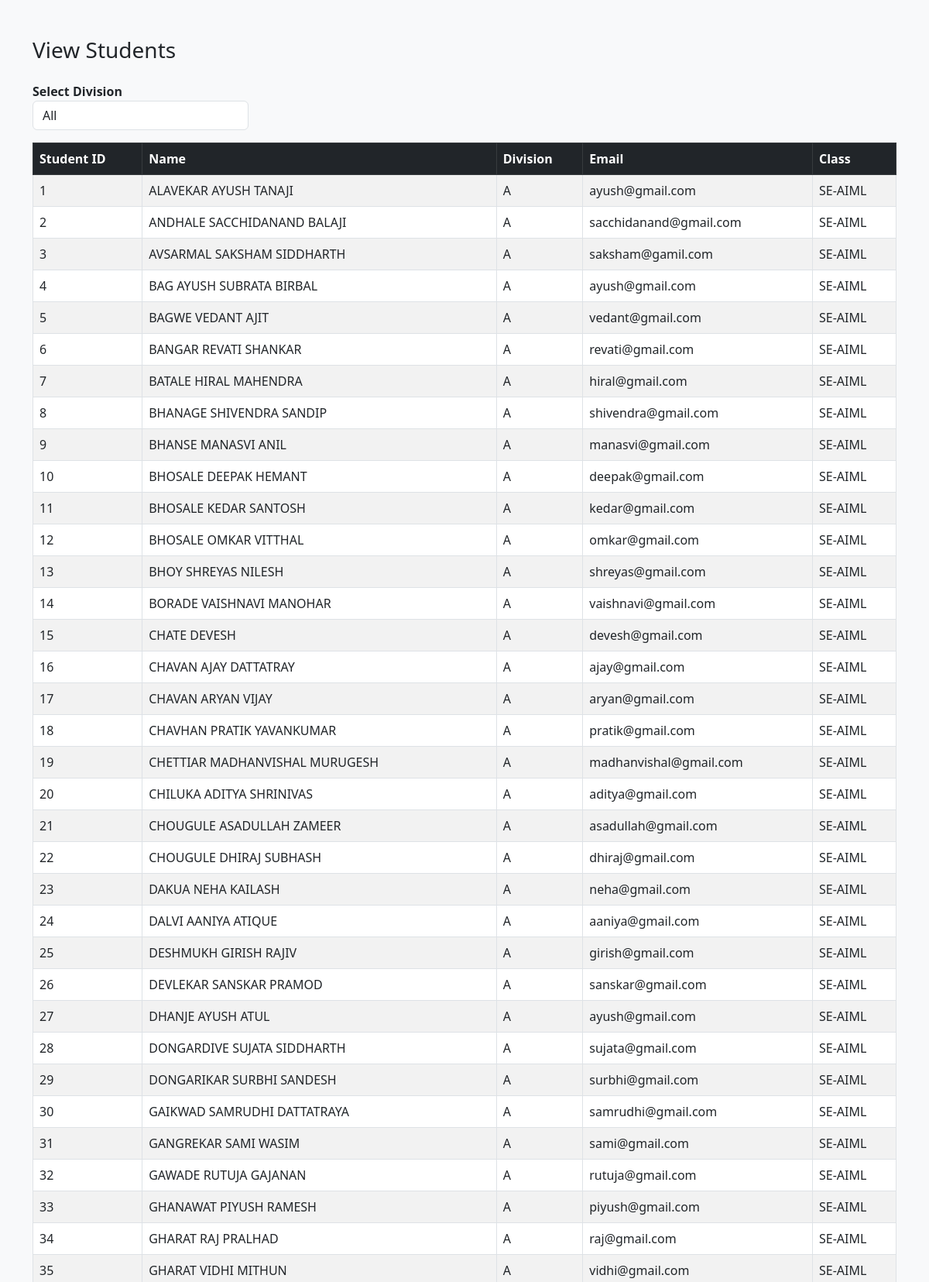
The page /view_students (signed in, upper part) on the database its author committed.
### models.py (models this page shows)
class Student(db.Model):
    student_id = db.Column(db.String(20), primary_key=True)
    name = db.Column(db.String(100))
    division = db.Column(db.String(5))
    class_name = db.Column(db.String(20))
    email = db.Column(db.String(100))
    password = db.Column(db.String(50))

### app.py (the view)
@app.route("/view_students")
def view_students():
    if session.get("role") != "admin":
        return redirect("/")
    division = request.args.get("division")
    if division:
        students = Student.query.filter_by(division=division).all()
    else:
        students = Student.query.all()
    return render_template(
        "view_students.html",
        students=students
    )

### templates/view_students.html (shortened to what this page needs)
<!DOCTYPE html>
<html>
<head>
<link href="https://cdn.jsdelivr.net/npm/bootstrap@5.3.0/dist/css/bootstrap.min.css" rel="stylesheet">
</head>
<body class="bg-light">
<div class="container mt-5">
<h3 class="mb-4">View Students</h3>
<div class="mb-3">
<label><b>Select Division</b></label>
<select class="form-control w-25"
onchange="window.location.href='/view_students?division=' + this.value">
<option value="">All</option>
</select>
</div>
<table class="table table-bordered table-striped">
<thead class="table-dark">
<tr>
<th>Student ID</th>
<th>Name</th>
<th>Division</th>
<th>Email</th>
<th>Class</th>
</tr>
</thead>
<tbody>
{% for student in students %}
<tr>
<td>{{student.student_id}}</td>
<td>{{student.name}}</td>
<td>{{student.division}}</td>
<td>{{student.email}}</td>
<td>{{student.class_name}}</td>
</tr>
{% endfor %}
</tbody>
</table>
</div>
</body>
</html>

### rows shown on the page
Student: student_id "1", name "ALAVEKAR AYUSH TANAJI", division "A", email "ayush@gmail.com", class_name "SE-AIML"
Student: student_id "2", name "ANDHALE SACCHIDANAND BALAJI", division "A", email "sacchidanand@gmail.com", class_name "SE-AIML"
Student: student_id "3", name "AVSARMAL SAKSHAM SIDDHARTH", division "A", email "saksham@gamil.com", class_name "SE-AIML"
Student: student_id "4", name "BAG AYUSH SUBRATA BIRBAL", division "A", email "ayush@gmail.com", class_name "SE-AIML"
Student: student_id "5", name "BAGWE VEDANT AJIT", division "A", email "vedant@gmail.com", class_name "SE-AIML"
Student: student_id "6", name "BANGAR REVATI SHANKAR", division "A", email "revati@gmail.com", class_name "SE-AIML"
Student: student_id "7", name "BATALE HIRAL MAHENDRA", division "A", email "hiral@gmail.com", class_name "SE-AIML"
Student: student_id "8", name "BHANAGE SHIVENDRA SANDIP", division "A", email "shivendra@gmail.com", class_name "SE-AIML"
Student: student_id "9", name "BHANSE MANASVI ANIL", division "A", email "manasvi@gmail.com", class_name "SE-AIML"
Student: student_id "10", name "BHOSALE DEEPAK HEMANT", division "A", email "deepak@gmail.com", class_name "SE-AIML"
Student: student_id "11", name "BHOSALE KEDAR SANTOSH", division "A", email "kedar@gmail.com", class_name "SE-AIML"
Student: student_id "12", name "BHOSALE OMKAR VITTHAL", division "A", email "omkar@gmail.com", class_name "SE-AIML"
Student: student_id "13", name "BHOY SHREYAS NILESH", division "A", email "shreyas@gmail.com", class_name "SE-AIML"
Student: student_id "14", name "BORADE VAISHNAVI MANOHAR", division "A", email "vaishnavi@gmail.com", class_name "SE-AIML"
Student: student_id "15", name "CHATE DEVESH", division "A", email "devesh@gmail.com", class_name "SE-AIML"
Student: student_id "16", name "CHAVAN AJAY DATTATRAY", division "A", email "ajay@gmail.com", class_name "SE-AIML"
Student: student_id "17", name "CHAVAN ARYAN VIJAY", division "A", email "aryan@gmail.com", class_name "SE-AIML"
Student: student_id "18", name "CHAVHAN PRATIK YAVANKUMAR", division "A", email "pratik@gmail.com", class_name "SE-AIML"
Student: student_id "19", name "CHETTIAR MADHANVISHAL MURUGESH", division "A", email "madhanvishal@gmail.com", class_name "SE-AIML"
Student: student_id "20", name "CHILUKA ADITYA SHRINIVAS", division "A", email "aditya@gmail.com", class_name "SE-AIML"
Student: student_id "21", name "CHOUGULE ASADULLAH ZAMEER", division "A", email "asadullah@gmail.com", class_name "SE-AIML"
Student: student_id "22", name "CHOUGULE DHIRAJ SUBHASH", division "A", email "dhiraj@gmail.com", class_name "SE-AIML"
Student: student_id "23", name "DAKUA NEHA KAILASH", division "A", email "neha@gmail.com", class_name "SE-AIML"
Student: student_id "24", name "DALVI AANIYA ATIQUE", division "A", email "aaniya@gmail.com", class_name "SE-AIML"
Student: student_id "25", name "DESHMUKH GIRISH RAJIV", division "A", email "girish@gmail.com", class_name "SE-AIML"
Student: student_id "26", name "DEVLEKAR SANSKAR PRAMOD", division "A", email "sanskar@gmail.com", class_name "SE-AIML"
Student: student_id "27", name "DHANJE AYUSH ATUL", division "A", email "ayush@gmail.com", class_name "SE-AIML"
Student: student_id "28", name "DONGARDIVE SUJATA SIDDHARTH", division "A", email "sujata@gmail.com", class_name "SE-AIML"
Student: student_id "29", name "DONGARIKAR SURBHI SANDESH", division "A", email "surbhi@gmail.com", class_name "SE-AIML"
Student: student_id "30", name "GAIKWAD SAMRUDHI DATTATRAYA", division "A", email "samrudhi@gmail.com", class_name "SE-AIML"
Student: student_id "31", name "GANGREKAR SAMI WASIM", division "A", email "sami@gmail.com", class_name "SE-AIML"
Student: student_id "32", name "GAWADE RUTUJA GAJANAN", division "A", email "rutuja@gmail.com", class_name "SE-AIML"
Student: student_id "33", name "GHANAWAT PIYUSH RAMESH", division "A", email "piyush@gmail.com", class_name "SE-AIML"
Student: student_id "34", name "GHARAT RAJ PRALHAD", division "A", email "raj@gmail.com", class_name "SE-AIML"
Student: student_id "35", name "GHARAT VIDHI MITHUN", division "A", email "vidhi@gmail.com", class_name "SE-AIML"
